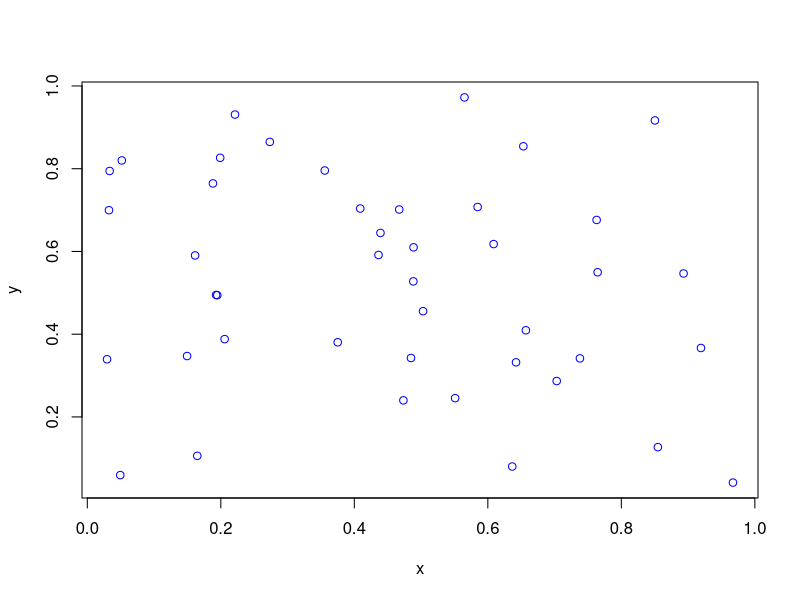
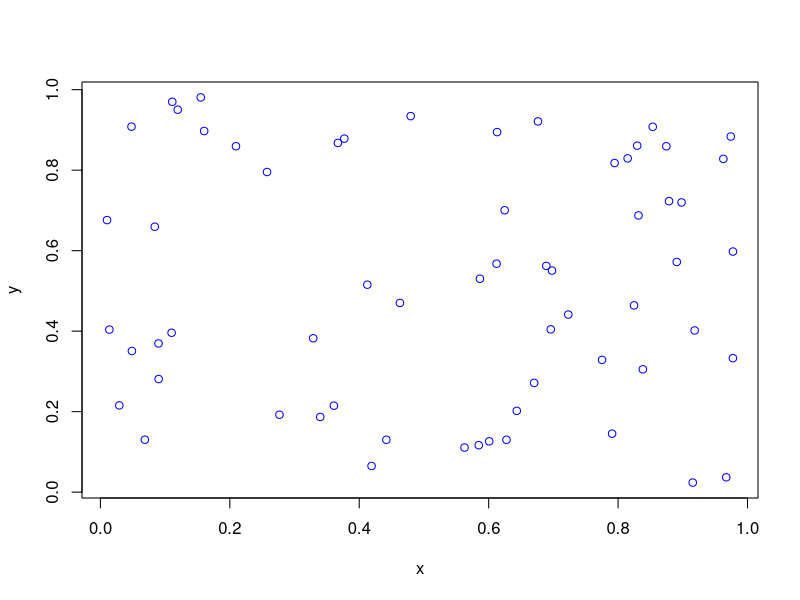

These figures' R source, in order:
## ---- chunk 1
knitr::opts_chunk$set(echo = TRUE)
## ---- chunk 2
#Simulation area parameters
xMin <- 0;xMax <- 1
yMin <- 0;yMax <- 1
xDelta <- xMax-xMin; yDelta <- yMax-yMin #rectangle dimensions
areaTotal <- xDelta*yDelta
 
#Point process parameters
lambda <- 50 #intensity (ie mean density) of the Poisson process
 
#Simulate Poisson point process
numbPoints <- rpois(1,areaTotal*lambda)#Poisson number of points
xx <- xDelta*runif(numbPoints)+xMin#x coordinates of Poisson points
yy <- xDelta*runif(numbPoints)+yMin#y coordinates of Poisson points
 
#Plot
plot(xx,yy,'p',xlab='x',ylab='y',col='blue')
## ---- chunk 3
#Simulation area parameters
xMin <- 0;xMax <- 1
yMin <- 0;yMax <- 1
xDelta <- xMax-xMin; yDelta <- yMax-yMin #rectangle dimensions
areaTotal <- xDelta*yDelta
 
#Point process parameters
lambda <- 50 #intensity (ie mean density) of the Poisson process
 
#Simulate Poisson point process
numbPoints <- rpois(1,areaTotal*lambda)#Poisson number of points
xx <- xDelta*runif(numbPoints)+xMin#x coordinates of Poisson points
yy <- xDelta*runif(numbPoints)+yMin#y coordinates of Poisson points
 
#Plot
plot(xx,yy,'p',xlab='x',ylab='y',col='blue')
